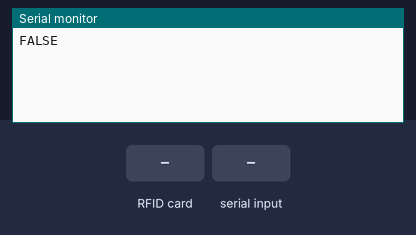
Recording of a sketch running on a simulated Arduino Uno, built with avr-gcc and run on an emulated ATmega328P. On the bench: the last lines printed to the serial monitor. Inputs (shaded band) come from the test bench.

Above: at 1.2 s.
1.3 s: RFID card 5E 7A 19 C4 held to the reader
At 3.2 s:
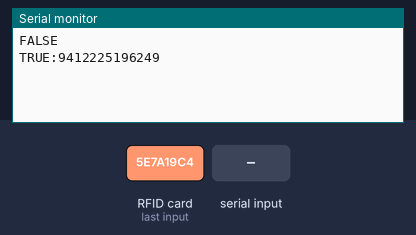
3.5 s: "C" received over Serial
At 4.7 s:
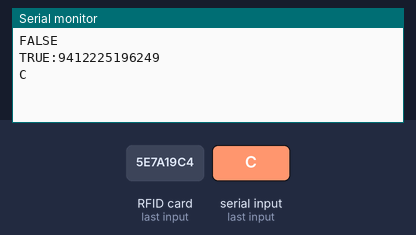

The sketch:

RFIT.ino
```cpp
#include <SPI.h>
#include <RFID.h>

#define SS_PIN 10
#define RST_PIN 9

RFID rfid(SS_PIN, RST_PIN);

// Setup variables:
int inByte = 0;


void setup()
{
  Serial.begin(9600);
  SPI.begin();
  rfid.init();
}

void loop()
{
  if (Serial.available() > 0) {
    inByte = Serial.read();
    if(inByte == 'C'){
    Serial.write(inByte);
    delay(5000);
    Serial.println("\n\n\n\n\n\n\n\n\n\n\n\n\n\n\n\n\n\n\n\n\n\n");
    Serial.println("CLEAR");
    }else{
    Serial.println(" ");
    }
    serialFlush();
  }
  if (rfid.isCard()) {
    if (rfid.readCardSerial()) {
      Serial.print("TRUE:");
        for (int i = 0; i <= sizeof(rfid.serNum) -1; i++)
        {
          Serial.print(rfid.serNum[i]);
        }
        Serial.print("\r\n");
        delay(2000);
    }
  }else{
    Serial.print("FALSE\r\n");
        delay(2000);
  }

  rfid.halt();
}
void serialFlush(){
  while(Serial.available() > 0) {
    char t = Serial.read();
  }
}
```

Measured:
- after the input at 1.3 s, the serial monitor: prints a new line after 0.78 s (image 1)
- after the input at 3.5 s, the serial monitor: prints a new line after 0.58 s (image 2)
